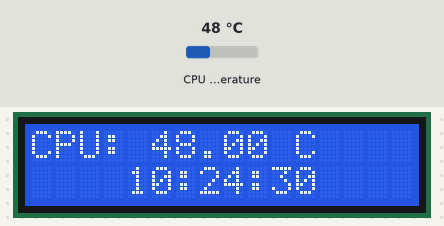
The program below on a simulated Raspberry Pi (BCM pin numbers). On the bench: 16×2 character LCD. Inputs (shaded band) come from the test bench; at power-on: CPU temperature 48 °C. The clock reads 2024-03-15 10:24:30 at power-on unless the program sets it; library files of the repository ran but are not shown: PCF8574.py, Adafruit_LCD1602.py; what the program prints to the terminal is not drawn.

Above: at 1.2 s.
1.3 s: CPU temperature set to 31 °C
At 3.0 s:
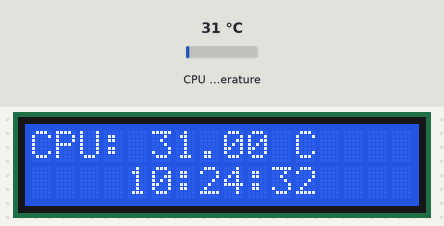
3.8 s: CPU temperature set to 44 °C
At 5.5 s:
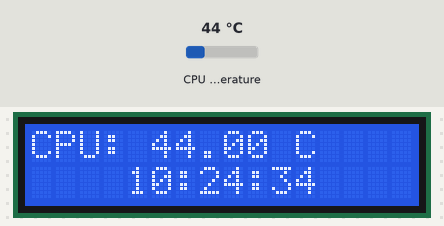
6.0 s: CPU temperature set to 58 °C
At 7.8 s:
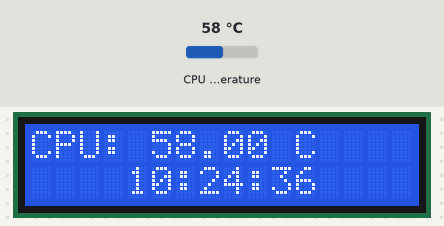
Timing chart, 0 to 9.3 s (numbered marks = the images above; inputs shaded):
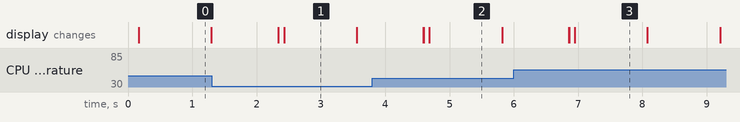

The program:

I2CLCD1602.py
```python
#!/usr/bin/env python
########################################################################
# Filename    : I2CLCD1602.py
# Description : Use the LCD display data
# Author      : freenove
# modification: 2017/04/18
########################################################################
from PCF8574 import PCF8574_GPIO
from Adafruit_LCD1602 import Adafruit_CharLCD

from time import sleep, strftime
from datetime import datetime

def get_cpu_temp():     # get CPU temperature and store it into file "/sys/class/thermal/thermal_zone0/temp"
    tmp = open('/sys/class/thermal/thermal_zone0/temp')
    cpu = tmp.read()
    tmp.close()
    return '{:.2f}'.format( float(cpu)/1000 ) + ' C'

def get_time_now():     # get system time
    return datetime.now().strftime('    %H:%M:%S')

def loop():
    mcp.output(3,1)     # turn on LCD backlight
    lcd.begin(16,2)     # set number of LCD lines and columns
    while(True):
        #lcd.clear()
        lcd.setCursor(0,0)  # set cursor position
        lcd.message( 'CPU: ' + get_cpu_temp()+'\n' )# display CPU temperature
        lcd.message( get_time_now() )   # display the time
        sleep(1)

def destroy():
    lcd.clear()

PCF8574_address = 0x27  # I2C address of the PCF8574 chip.
PCF8574A_address = 0x3F  # I2C address of the PCF8574A chip.
# Create PCF8574 GPIO adapter.
try:
	mcp = PCF8574_GPIO(PCF8574_address)
except:
	try:
		mcp = PCF8574_GPIO(PCF8574A_address)
	except:
		print 'I2C Address Error !'
		exit(1)
# Create LCD, passing in MCP GPIO adapter.
lcd = Adafruit_CharLCD(pin_rs=0, pin_e=2, pins_db=[4,5,6,7], GPIO=mcp)

if __name__ == '__main__':
    print 'Program is starting ... '
    try:
        loop()
    except KeyboardInterrupt:
        destroy()
```

Measured:
- what the display in image 0 shows lasts 1.1 s, from 0.2 s to 1.3 s
